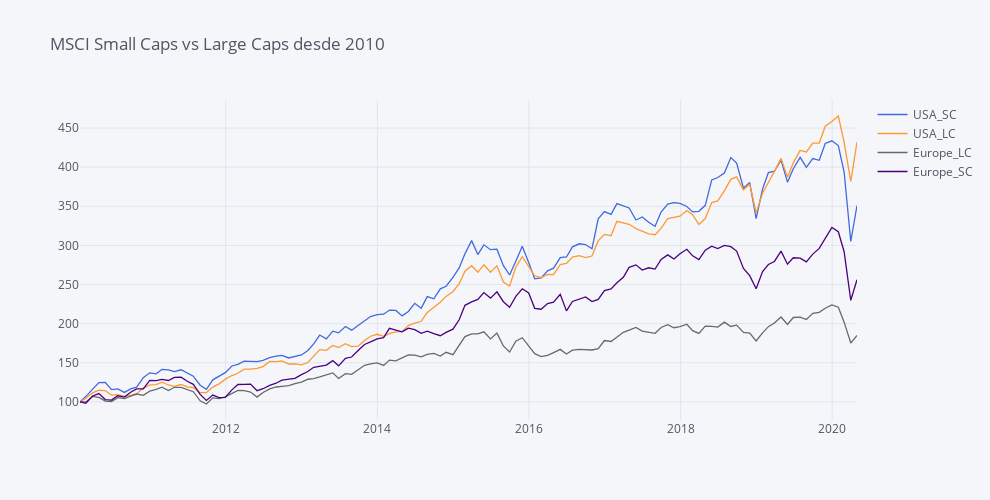

The code cell stored with this chart in its notebook:
### Markdown cell above
**Nota:** Todos os dados são GROSS EUR para serem semelhantes. A "perda" do USA aqui deve-se muito à valorização do euro até 2008. Se quiseres comparação de rentabilidades em moeda local é simples de fazer tb. Moeda local já vai no S&P 500 vs Stoxx 600.

### Code cell
fundos_2010 = fundos.loc['2010':]
fundos_2010 = pa.normalize(fundos_2010)

fundos_2010.iplot(dimensions=pa.dimensions, title='MSCI Small Caps vs Large Caps desde 2010', color=['royalblue', 'orange', 'dimgrey', 'indigo'])
